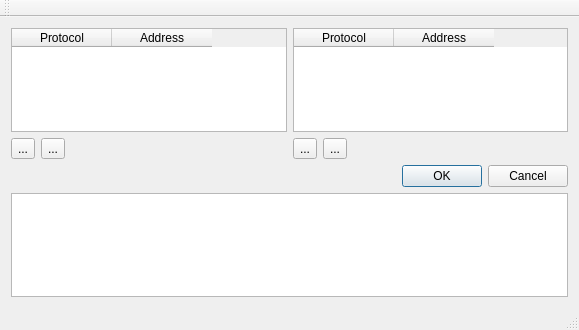
<?xml version="1.0" encoding="UTF-8"?>
<ui version="4.0">
 <class>MainWindow</class>
 <widget class="QMainWindow" name="MainWindow">
  <property name="geometry">
   <rect>
    <x>0</x>
    <y>0</y>
    <width>579</width>
    <height>330</height>
   </rect>
  </property>
  <property name="windowTitle">
   <string>MainWindow</string>
  </property>
  <widget class="QWidget" name="centralWidget">
   <layout class="QVBoxLayout" name="verticalLayout_3">
    <item>
     <layout class="QHBoxLayout" name="horizontalLayout_3">
      <item>
       <layout class="QVBoxLayout" name="verticalLayout_2">
        <item>
         <widget class="QTableWidget" name="sourceTable">
          <column>
           <property name="text">
            <string>Protocol</string>
           </property>
          </column>
          <column>
           <property name="text">
            <string>Address</string>
           </property>
          </column>
         </widget>
        </item>
        <item>
         <layout class="QHBoxLayout" name="horizontalLayout_2">
          <item>
           <widget class="QToolButton" name="addSource">
            <property name="text">
             <string>...</string>
            </property>
            <property name="icon">
             <iconset theme="list-add">
              <normaloff/>
             </iconset>
            </property>
           </widget>
          </item>
          <item>
           <widget class="QToolButton" name="removeSource">
            <property name="text">
             <string>...</string>
            </property>
            <property name="icon">
             <iconset theme="list-remove">
              <normaloff/>
             </iconset>
            </property>
           </widget>
          </item>
          <item>
           <spacer name="horizontalSpacer_2">
            <property name="orientation">
             <enum>Qt::Horizontal</enum>
            </property>
            <property name="sizeHint" stdset="0">
             <size>
              <width>40</width>
              <height>20</height>
             </size>
            </property>
           </spacer>
          </item>
         </layout>
        </item>
       </layout>
      </item>
      <item>
       <layout class="QVBoxLayout" name="verticalLayout">
        <item>
         <widget class="QTableWidget" name="destinationsTable">
          <column>
           <property name="text">
            <string>Protocol</string>
           </property>
          </column>
          <column>
           <property name="text">
            <string>Address</string>
           </property>
          </column>
         </widget>
        </item>
        <item>
         <layout class="QHBoxLayout" name="horizontalLayout">
          <item>
           <widget class="QToolButton" name="addDestination">
            <property name="text">
             <string>...</string>
            </property>
            <property name="icon">
             <iconset theme="list-add">
              <normaloff/>
             </iconset>
            </property>
           </widget>
          </item>
          <item>
           <widget class="QToolButton" name="removeDestination">
            <property name="text">
             <string>...</string>
            </property>
            <property name="icon">
             <iconset theme="list-remove">
              <normaloff/>
             </iconset>
            </property>
           </widget>
          </item>
          <item>
           <spacer name="horizontalSpacer">
            <property name="orientation">
             <enum>Qt::Horizontal</enum>
            </property>
            <property name="sizeHint" stdset="0">
             <size>
              <width>40</width>
              <height>20</height>
             </size>
            </property>
           </spacer>
          </item>
         </layout>
        </item>
       </layout>
      </item>
     </layout>
    </item>
    <item>
     <widget class="QDialogButtonBox" name="buttonBox">
      <property name="standardButtons">
       <set>QDialogButtonBox::Cancel|QDialogButtonBox::Ok</set>
      </property>
     </widget>
    </item>
    <item>
     <widget class="QTextEdit" name="textEdit"/>
    </item>
   </layout>
  </widget>
  <widget class="QMenuBar" name="menuBar">
   <property name="geometry">
    <rect>
     <x>0</x>
     <y>0</y>
     <width>579</width>
     <height>21</height>
    </rect>
   </property>
  </widget>
  <widget class="QToolBar" name="mainToolBar">
   <attribute name="toolBarArea">
    <enum>TopToolBarArea</enum>
   </attribute>
   <attribute name="toolBarBreak">
    <bool>false</bool>
   </attribute>
  </widget>
  <widget class="QStatusBar" name="statusBar"/>
 </widget>
 <layoutdefault spacing="6" margin="11"/>
 <resources/>
 <connections/>
</ui>
